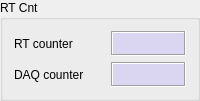
       <widget class="QGroupBox" name="groupBox_2" >
        <property name="title" >
         <string>RT Cnt</string>
        </property>
        <layout class="QGridLayout" >
         <item row="0" column="0" >
          <widget class="QLabel" name="label_6" >
           <property name="text" >
            <string>RT counter</string>
           </property>
          </widget>
         </item>
         <item row="0" column="1" >
          <widget class="CALabel" name="kca_B5_Clock_2" >
           <property name="minimumSize" >
            <size>
             <width>70</width>
             <height>25</height>
            </size>
           </property>
           <property name="maximumSize" >
            <size>
             <width>75</width>
             <height>25</height>
            </size>
           </property>
           <property name="palette" >
            <palette>
             <active>
              <colorrole role="Window" >
               <brush brushstyle="SolidPattern" >
                <color alpha="255" >
                 <red>218</red>
                 <green>213</green>
                 <blue>240</blue>
                </color>
               </brush>
              </colorrole>
             </active>
             <inactive>
              <colorrole role="Window" >
               <brush brushstyle="SolidPattern" >
                <color alpha="255" >
                 <red>218</red>
                 <green>213</green>
                 <blue>240</blue>
                </color>
               </brush>
              </colorrole>
             </inactive>
             <disabled>
              <colorrole role="Window" >
               <brush brushstyle="SolidPattern" >
                <color alpha="255" >
                 <red>237</red>
                 <green>233</green>
                 <blue>227</blue>
                </color>
               </brush>
              </colorrole>
             </disabled>
            </palette>
           </property>
           <property name="font" >
            <font>
             <pointsize>12</pointsize>
            </font>
           </property>
           <property name="layoutDirection" >
            <enum>Qt::LeftToRight</enum>
           </property>
           <property name="autoFillBackground" >
            <bool>true</bool>
           </property>
           <property name="frameShape" >
            <enum>QFrame::Box</enum>
           </property>
           <property name="frameShadow" >
            <enum>QFrame::Sunken</enum>
           </property>
           <property name="pvname" >
            <string>RTMON_RTCORE_RT_CNT</string>
           </property>
           <property name="dmode" stdset="0" >
            <enum>CALabel::Int</enum>
           </property>
           <property name="fillcol" stdset="0" >
            <color>
             <red>218</red>
             <green>213</green>
             <blue>240</blue>
            </color>
           </property>
          </widget>
         </item>
         <item row="1" column="0" >
          <widget class="QLabel" name="label_5" >
           <property name="text" >
            <string>DAQ counter</string>
           </property>
          </widget>
         </item>
         <item row="1" column="1" >
          <widget class="CALabel" name="kca_B5_Clock" >
           <property name="minimumSize" >
            <size>
             <width>70</width>
             <height>25</height>
            </size>
           </property>
           <property name="maximumSize" >
            <size>
             <width>75</width>
             <height>25</height>
            </size>
           </property>
           <property name="palette" >
            <palette>
             <active>
              <colorrole role="Window" >
               <brush brushstyle="SolidPattern" >
                <color alpha="255" >
                 <red>218</red>
                 <green>213</green>
                 <blue>240</blue>
                </color>
               </brush>
              </colorrole>
             </active>
             <inactive>
              <colorrole role="Window" >
               <brush brushstyle="SolidPattern" >
                <color alpha="255" >
                 <red>218</red>
                 <green>213</green>
                 <blue>240</blue>
                </color>
               </brush>
              </colorrole>
             </inactive>
             <disabled>
              <colorrole role="Window" >
               <brush brushstyle="SolidPattern" >
                <color alpha="255" >
                 <red>237</red>
                 <green>233</green>
                 <blue>227</blue>
                </color>
               </brush>
              </colorrole>
             </disabled>
            </palette>
           </property>
           <property name="font" >
            <font>
             <pointsize>12</pointsize>
            </font>
           </property>
           <property name="layoutDirection" >
            <enum>Qt::LeftToRight</enum>
           </property>
           <property name="autoFillBackground" >
            <bool>true</bool>
           </property>
           <property name="frameShape" >
            <enum>QFrame::Box</enum>
           </property>
           <property name="frameShadow" >
            <enum>QFrame::Sunken</enum>
           </property>
           <property name="pvname" >
            <string>RTMON_RMCHK_DAQ_CNT</string>
           </property>
           <property name="dmode" stdset="0" >
            <enum>CALabel::Int</enum>
           </property>
           <property name="fillcol" stdset="0" >
            <color>
             <red>218</red>
             <green>213</green>
             <blue>240</blue>
            </color>
           </property>
          </widget>
         </item>
        </layout>
       </widget>
